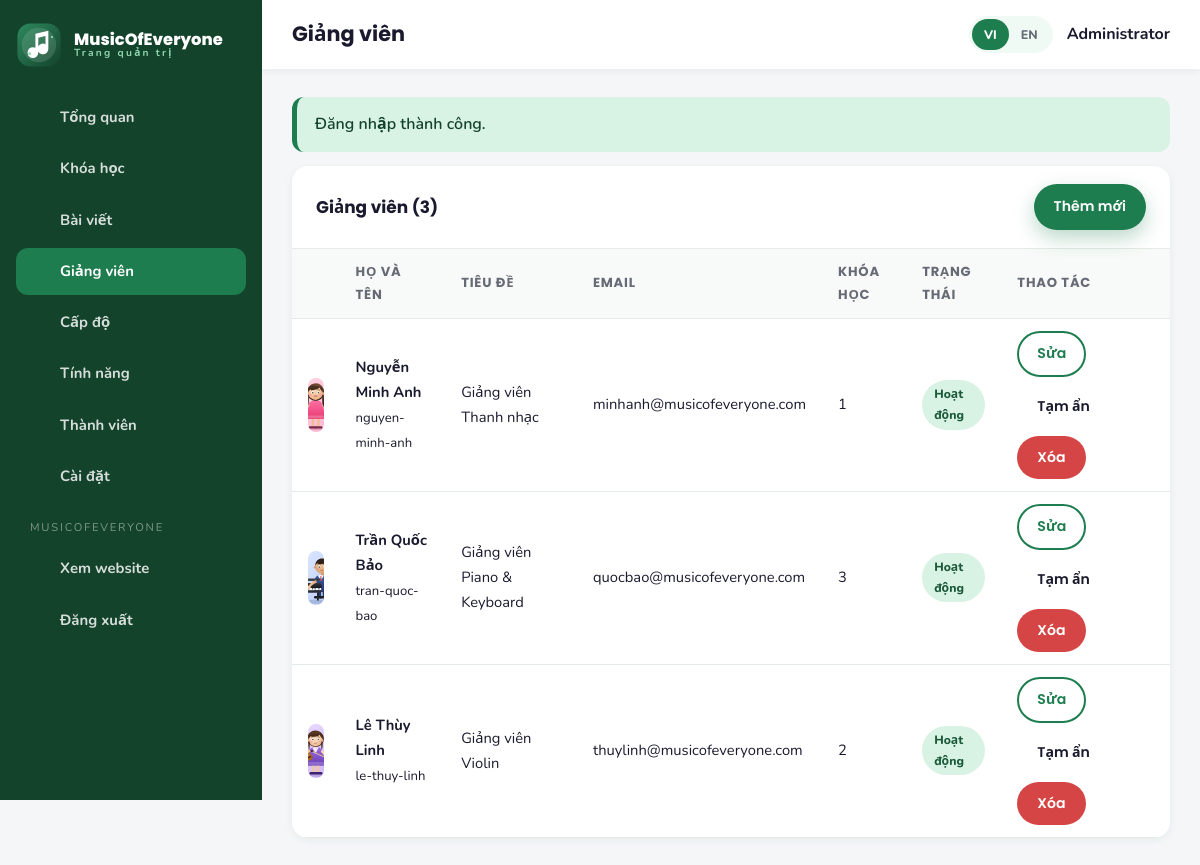
Screenshot of /admin/instructors.php (signed in) with the database file from the repository.
### tables this page shows
CREATE TABLE `users` (
  `id` INT AUTO_INCREMENT PRIMARY KEY,
  `name` VARCHAR(255) NOT NULL,
  `email` VARCHAR(255) UNIQUE NOT NULL,
  `password` VARCHAR(255) NOT NULL,
  `phone` VARCHAR(50) DEFAULT NULL,
  `is_admin` TINYINT(1) DEFAULT 0,
  `is_active` TINYINT(1) DEFAULT 1,
  `avatar` VARCHAR(255) DEFAULT NULL,
  `created_at` TIMESTAMP DEFAULT CURRENT_TIMESTAMP,
  `updated_at` TIMESTAMP DEFAULT CURRENT_TIMESTAMP ON UPDATE CURRENT_TIMESTAMP
);

CREATE TABLE `instructors` (
  `id` INT AUTO_INCREMENT PRIMARY KEY,
  `slug` VARCHAR(255) UNIQUE,
  `name` VARCHAR(255),
  `title_vi` VARCHAR(255),
  `title_en` VARCHAR(255),
  `bio_vi` TEXT,
  `bio_en` TEXT,
  `photo` VARCHAR(255),
  `email` VARCHAR(255),
  `is_active` TINYINT(1) DEFAULT 1,
  `sort_order` INT DEFAULT 0
);

### includes/db.php (called while the page is built, shortened)
<?php
function db(): PDO
{
    static $pdo = null;
    if ($pdo instanceof PDO) {
        return $pdo;
    }
    $dsn = 'mysql:host=' . DB_HOST . ';dbname=' . DB_NAME . ';charset=' . DB_CHARSET;
    try {
        $pdo = new PDO($dsn, DB_USER, DB_PASS, [
            PDO::ATTR_ERRMODE            => PDO::ERRMODE_EXCEPTION,
            PDO::ATTR_DEFAULT_FETCH_MODE => PDO::FETCH_ASSOC,
            PDO::ATTR_EMULATE_PREPARES   => false,
        ]);
    } catch (PDOException $e) {
        if (defined('DEBUG_MODE') && DEBUG_MODE) {
            die('Database connection failed: ' . $e->getMessage());
        }
        http_response_code(500);
        die('Database connection failed. Please try again later.');
    }
    return $pdo;
}
function dbQuery(string $sql, array $params = []): PDOStatement
{
    $stmt = db()->prepare($sql);
    $stmt->execute($params);
    return $stmt;
}
function dbAll(string $sql, array $params = []): array
{
    return dbQuery($sql, $params)->fetchAll();
}
function dbOne(string $sql, array $params = []): ?array
{
    $row = dbQuery($sql, $params)->fetch();
    return $row === false ? null : $row;
}

### admin/includes/auth-check.php (called while the page is built, shortened)
<?php
require_once dirname(__DIR__, 2) . '/includes/functions.php';
if (!isLoggedIn()) {
    setFlash(t('msg_admin_required'), 'error');
    redirect('admin/login.php');
}
$adminUser = currentUser();

### admin/instructors.php (the view, shortened to what this page needs)
<?php
require_once __DIR__ . '/includes/auth-check.php';
$instructors = dbAll('SELECT i.*, (SELECT COUNT(*) FROM courses c WHERE c.instructor_id = i.id) AS course_count
                      FROM instructors i ORDER BY i.sort_order ASC, i.id ASC');
$adminTitle  = t('admin_instructors');
$adminActive = 'instructors';
require __DIR__ . '/includes/admin-header.php';
?>
<section class="panel">
  <div class="panel__head">
    <h2 class="panel__title"><?= e(t('admin_instructors')) ?> (<?= count($instructors) ?>)</h2>
    <a class="btn btn--primary btn--sm" href="<?= e(url('admin/instructor-edit.php')) ?>"><?= e(t('admin_add_new')) ?></a>
  </div>
  <div class="table-wrap">
    <table class="data">
      <thead>
        <tr>
          <th></th>
          <th><?= e(t('field_name')) ?></th>
          <th><?= e(t('admin_title')) ?></th>
          <th><?= e(t('field_email')) ?></th>
          <th><?= e(t('admin_courses')) ?></th>
          <th><?= e(t('admin_status')) ?></th>
          <th><?= e(t('admin_actions')) ?></th>
        </tr>
      </thead>
      <tbody>
      <?php foreach ($instructors as $instructor): ?>
        <tr>
          <td><img class="thumb" src="<?= e(imageUrl($instructor['photo'], 'assets/images/logo.svg')) ?>" alt=""></td>
          <td>
            <strong><?= e($instructor['name']) ?></strong><br>
            <span class="text-muted" style="font-size:.82rem"><?= e($instructor['slug']) ?></span>
          </td>
          <td><?= e(localized($instructor, 'title')) ?></td>
          <td><?= e($instructor['email'] ?: '—') ?></td>
          <td><?= (int) $instructor['course_count'] ?></td>
          <td>
            <span class="pill pill--<?= (int) $instructor['is_active'] === 1 ? 'on' : 'off' ?>">
              <?= e((int) $instructor['is_active'] === 1 ? t('admin_active') : t('admin_inactive')) ?>
            </span>
          </td>
          <td>
            <div class="row-actions">
              <a class="btn btn--sm btn--outline" href="<?= e(url('admin/instructor-edit.php?id=' . (int) $instructor['id'])) ?>"><?= e(t('admin_edit')) ?></a>
              <form method="post" action="<?= e(url('admin/instructors.php')) ?>">
                <button class="btn btn--sm btn--ghost" type="submit"><?= e((int) $instructor['is_active'] === 1 ? t('admin_inactive') : t('admin_active')) ?></button>
              </form>
              <form method="post" action="<?= e(url('admin/instructors.php')) ?>" data-confirm="<?= e(t('admin_confirm_delete')) ?>">
                <button class="btn btn--sm btn--danger" type="submit"><?= e(t('admin_delete')) ?></button>
              </form>
            </div>
          </td>
        </tr>
      <?php endforeach; ?>
      </tbody>
    </table>
  </div>
</section>
<?php require __DIR__ . '/includes/admin-footer.php'; ?>

### admin/includes/admin-header.php (shortened to what this page needs)
<?php
$adminTitle  = $adminTitle ?? t('admin_dashboard');
$adminActive = $adminActive ?? 'dashboard';
$adminNav = [
    'dashboard'   => ['admin/index.php', 'chart', t('admin_dashboard')],
    'courses'     => ['admin/courses.php', 'music', t('admin_courses')],
    'posts'       => ['admin/posts.php', 'library', t('admin_posts')],
    'instructors' => ['admin/instructors.php', 'teacher', t('admin_instructors')],
    'levels'      => ['admin/levels.php', 'route', t('admin_levels')],
    'features'    => ['admin/features.php', 'star', t('admin_features')],
    'members'     => ['admin/members.php', 'user', t('admin_members')],
    'settings'    => ['admin/settings.php', 'globe', t('admin_settings')],
];
?>
<!DOCTYPE html>
<html lang="<?= e(currentLang()) ?>">
<head>
  <link rel="stylesheet" href="<?= e(asset('assets/css/style.css')) ?>">
</head>
<body class="admin-body">
<div class="admin-layout">
  <aside class="admin-sidebar">
    <a class="brand" href="<?= e(url('admin/index.php')) ?>">
      <img class="brand__logo" src="<?= e(asset('assets/images/logo.svg')) ?>" alt="<?= e(SITE_NAME) ?>" width="42" height="42">
      <span class="brand__text">
        <span class="brand__name"><?= e(SITE_NAME) ?></span>
        <span class="brand__tagline"><?= e(t('admin_panel')) ?></span>
      </span>
    </a>
    <nav class="admin-nav">
      <?php foreach ($adminNav as $key => [$path, $iconName, $label]): ?>
        <a class="admin-nav__link<?= $adminActive === $key ? ' is-active' : '' ?>" href="<?= e(url($path)) ?>">
          <?= icon($iconName, 'icon icon--sm') ?><span><?= e($label) ?></span>
        </a>
      <?php endforeach; ?>
      <div class="admin-nav__sep"><?= e(SITE_NAME) ?></div>
      <a class="admin-nav__link" href="<?= e(url('index.php')) ?>" target="_blank" rel="noopener">
        <?= icon('globe', 'icon icon--sm') ?><span><?= e(t('admin_view_site')) ?></span>
      </a>
      <a class="admin-nav__link" href="<?= e(url('admin/logout.php')) ?>">
        <?= icon('arrow', 'icon icon--sm') ?><span><?= e(t('nav_logout')) ?></span>
      </a>
    </nav>
  </aside>
  <main class="admin-main">
    <div class="admin-topbar">
      <h1><?= e($adminTitle) ?></h1>
      <div class="admin-topbar__right" style="display:flex;align-items:center;gap:14px">
        <span class="lang-switch">
          <a class="lang-switch__btn<?= currentLang() === 'vi' ? ' is-active' : '' ?>" href="<?= e(langSwitchUrl('vi')) ?>">VI</a>
          <a class="lang-switch__btn<?= currentLang() === 'en' ? ' is-active' : '' ?>" href="<?= e(langSwitchUrl('en')) ?>">EN</a>
        </span>
        <span style="font-weight:700"><?= e($adminUser['name']) ?></span>
      </div>
    </div>
    <div class="admin-content">
      <?php foreach (getFlashes() as $flash): ?>
        <div class="alert alert--<?= e($flash['type']) ?>"><?= e($flash['message']) ?></div>
      <?php endforeach; ?>

### rows the page displays
users: name "Administrator"
instructors: photo (picture), name "Nguyễn Minh Anh", slug "nguyen-minh-anh", title_vi "Giảng viên Thanh nhạc", email "minhanh@musicofeveryone.com", course_count "1", is_active "Hoạt động", is_active "Tạm ẩn"
instructors: photo (picture), name "Trần Quốc Bảo", slug "tran-quoc-bao", title_vi "Giảng viên Piano & Keyboard", email "quocbao@musicofeveryone.com", course_count "3", is_active "Hoạt động", is_active "Tạm ẩn"
instructors: photo (picture), name "Lê Thùy Linh", slug "le-thuy-linh", title_vi "Giảng viên Violin", email "thuylinh@musicofeveryone.com", course_count "2", is_active "Hoạt động", is_active "Tạm ẩn"

### other values shown
SITE_NAME "MusicOfEveryone"
t('admin_panel') "Trang quản trị"
$label "Tổng quan"
$label "Khóa học"
$label "Bài viết"
$label "Giảng viên"
$label "Cấp độ"
$label "Tính năng"
$label "Thành viên"
$label "Cài đặt"
SITE_NAME "MUSICOFEVERYONE"
t('admin_view_site') "Xem website"
t('nav_logout') "Đăng xuất"
$adminTitle "Giảng viên"
$flash['message'] "Đăng nhập thành công."
